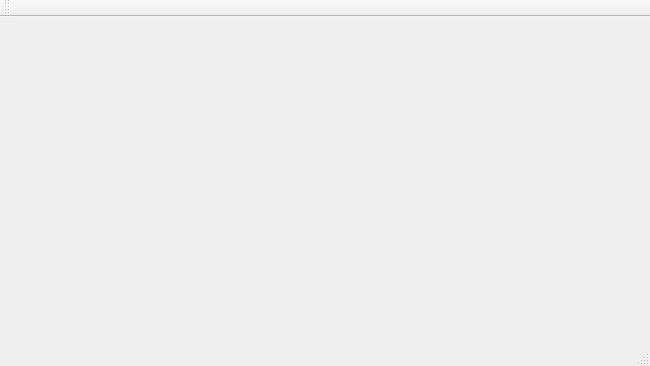
<?xml version="1.0" encoding="UTF-8"?>
<ui version="4.0">
 <class>MainWindow</class>
 <widget class="QMainWindow" name="MainWindow">
  <property name="geometry">
   <rect>
    <x>0</x>
    <y>0</y>
    <width>650</width>
    <height>366</height>
   </rect>
  </property>
  <property name="windowTitle">
   <string>MainWindow</string>
  </property>
  <widget class="QWidget" name="centralWidget"/>
  <widget class="QMenuBar" name="menuBar">
   <property name="geometry">
    <rect>
     <x>0</x>
     <y>0</y>
     <width>650</width>
     <height>17</height>
    </rect>
   </property>
  </widget>
  <widget class="QToolBar" name="mainToolBar">
   <attribute name="toolBarArea">
    <enum>TopToolBarArea</enum>
   </attribute>
   <attribute name="toolBarBreak">
    <bool>false</bool>
   </attribute>
  </widget>
  <widget class="QStatusBar" name="statusBar"/>
 </widget>
 <layoutdefault spacing="6" margin="11"/>
 <resources/>
 <connections/>
</ui>
